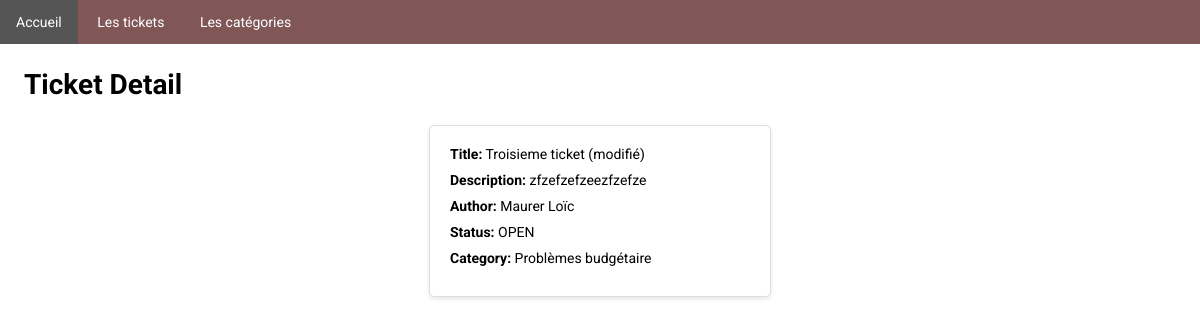
/ticket/read_ticket/5/, run on the app's committed database.
### ticket/models.py (models this page shows, shortened)
class Ticket(models.Model):
    title = models.CharField(max_length=200)
    description = models.TextField()
    created_at = models.DateTimeField(auto_now_add=True)
    updated_at = models.DateTimeField(auto_now=True)
    author = models.CharField(max_length=200)
    status_choices = (
        ('OPEN', 'Open'),
        ('IN_PROGRESS', 'In Progress'),
        ('CLOSED', 'Closed'),
    )
    status = models.CharField(max_length=20, choices=status_choices, default='OPEN')
    category = models.ForeignKey(Category, on_delete=models.CASCADE)

class Category(models.Model):
    name = models.CharField(max_length=200)
    description = models.TextField()
    priority_choices = (
        (1, 'Low'),
        (2, 'Medium'),
        (3, 'High'),
    )
    priority = models.IntegerField(choices=priority_choices, default=1)
    def __str__(self):
        return self.name

### ticket/views.py (the view)
# urls.py: path('read_ticket/<int:ticket_id>/', views.read_ticket, name='read_ticket'),
def read_ticket(request, ticket_id):
    if request.method == 'GET':
        ticket = Ticket.objects.get(id=ticket_id)
        return render(request, 'ticket/affiche_ticket.html', {'ticket': ticket})

### ticket/templates/ticket/affiche_ticket.html (shortened to what this page needs)
{% extends 'ticket/main.html' %}
{% block content %}
    <h1>Ticket Detail</h1>
    <div class="ticket-container">
        <div class="ticket">
            <p><strong>Title:</strong> {{ ticket.title }}</p>
            <p><strong>Description:</strong> {{ ticket.description }}</p>
            <p><strong>Author:</strong> {{ ticket.author }}</p>
            <p><strong>Status:</strong> {{ ticket.status }}</p>
            <p><strong>Category:</strong> {{ ticket.category }}</p>
        </div>
    </div>
{% endblock %}

### ticket/static/style.css (style rules this page uses)
body { margin: 0; font-size: 14px; font-family: "Roboto", sans-serif; }
h1 { margin: 2%; }
.ticket-container { display: flex; flex-wrap: wrap; margin: 2%; justify-content: space-around; gap: 20px; }
.ticket { border: 1px solid #dddddd; border-radius: 5px; padding: 20px; width: 300px; background-color: #ffffff; box-shadow: 0px 2px 4px rgba(0, 0, 0, 0.1); }
.ticket p { margin: 0; margin-bottom: 10px; }

### data on the page
Ticket: title "Troisieme ticket (modifié)", description "zfzefzefzeezfzefze", author "Maurer Loïc", status "OPEN", category "Problèmes budgétaire"
